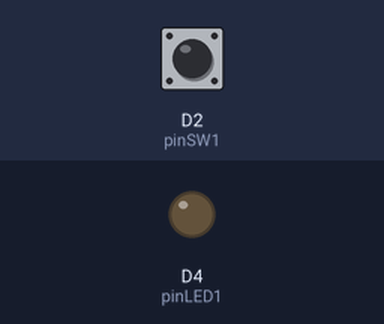
Recording of a sketch running on a simulated ESP8266 (Wemos D1 mini). On the bench: output pins drawn as LEDs (lit = HIGH). The test bench sets the inputs (shaded band); at power-on: D2 (pinSW1) LOW.

Above: at 1.2 s.
1.3 s: D2 (pinSW1) pulled HIGH for 0.15 s
At 1.8 s:
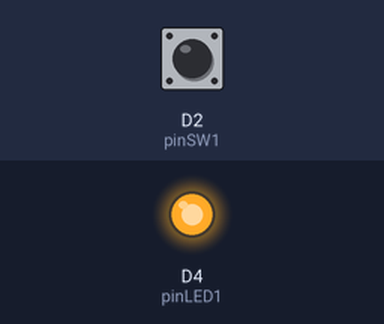
2.9 s: D2 (pinSW1) pulled HIGH for 1 s
At 5.1 s:
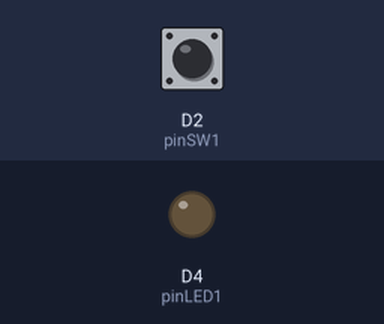
5.4 s: D2 (pinSW1) pulled HIGH for 3.2 s
At 9.0 s:
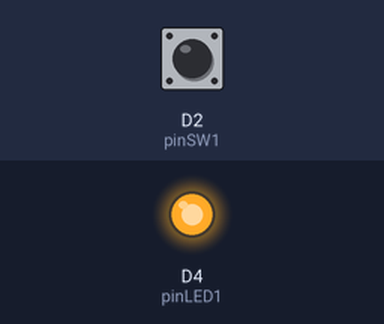
Timing chart, 0 to 10.5 s (numbered marks = the images above; inputs shaded):
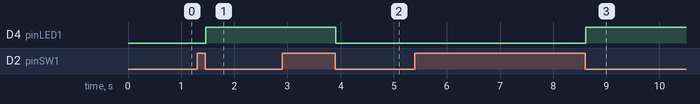

Measured:
- after the input at 1.3 s, D4 (pinLED1): LOW → HIGH after 0.16 s
- after the input at 2.9 s, D4 (pinLED1): HIGH → LOW after 1.0 s
- after the input at 5.4 s, D4 (pinLED1): LOW → HIGH after 3.2 s

The sketch:

ex_sw_toggle1.ino
```cpp
//board : wemos d1 r1
#define pinSW1  D2
#define pinLED1 D4

bool cState1 = false; // current state of sw1
bool lState1 = false; // last state of sw1

bool valLED1 = false;

void setup()
{
  pinMode(pinSW1, INPUT);
  pinMode(pinLED1, OUTPUT);
}

void loop()
{
  cState1 = digitalRead(pinSW1); // read SW1 value
  delay(10); // for debouncing

  if (cState1 < lState1) // detecting rising edge
  {
    valLED1 = !valLED1;
    digitalWrite(pinLED1, valLED1);
  }

  lState1 = cState1; // sw1 value update
}
```
